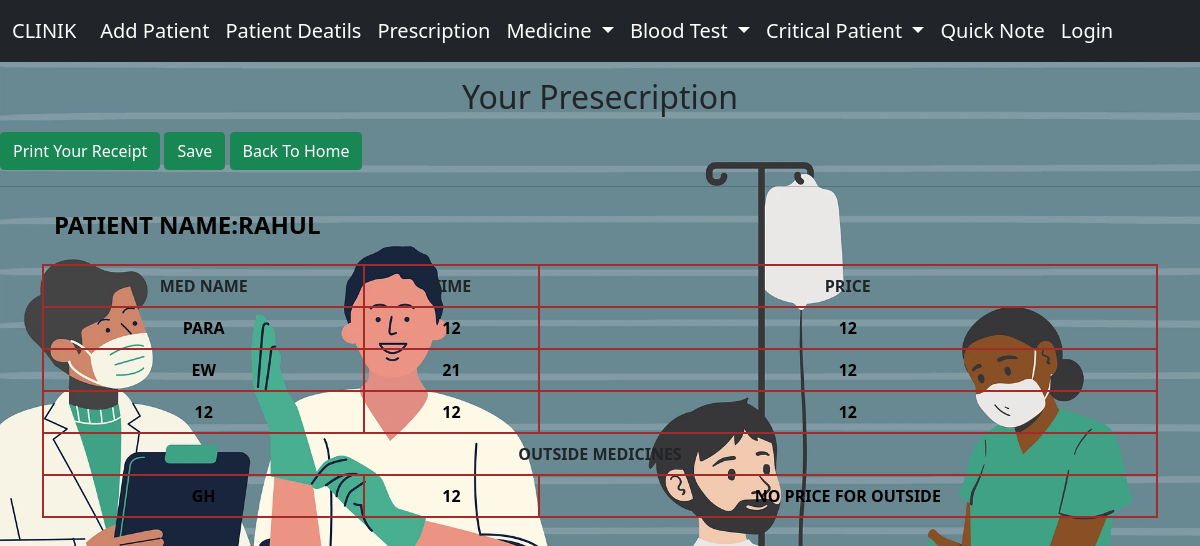
/clinik/bill/, run on the app's committed database.
### app/models.py (models this page shows, shortened)
class receipt(models.Model):
    username=models.CharField(max_length=70)
    medicinename=models.CharField(max_length=70)
    medicinetiming=models.CharField(max_length=100)
    medicineprice=models.IntegerField()

class medicineoutside(models.Model):
    username = models.CharField(max_length=30, default="no user")
    ousidemedicinename=models.CharField(max_length=20)
    ousidemedicinetime=models.CharField(max_length=20)

### app/views.py (the view)
# urls.py: path('bill/', views.billprint,name='bill'),
def billprint(request):
    bills=receipt.objects.all()
    outsideBill = medicineoutside.objects.all()
    name = bills[0].username
    return render(request,'app/prescription/bill.html',{'bills':bills,'uname':name,'outsideMed':outsideBill})

### app/templates/app/prescription/bill.html (shortened to what this page needs)
{% extends 'app/basic.html' %}
{% load static %}
{% block content%}
<h2 class="text-center p-2 mx-1 my-2">Your Presecription</h2>
<a class="btn btn-success" href="/clinik/printrecipt"> Print Your Receipt </a>
<a class="btn btn-success" href="/clinik/history">Save</a>
<a class="btn btn-success" href="/clinik/rprint">Back To Home</a>
<hr>
<div class="container my-3">
    <h4 class="text-left uname p-2 mx-1 my-2">Patient Name:{{ uname }}</h4>
    <table class="table  table-hover my-2 text-center my-3">
        <thead>
            <tr>
                <th>Med Name</th>
                <th>Time</th>
                <th>Price</th>
            </tr>
        </thead>
        <tbody>
            {% for i in bills %}
            <tr>
                <td class="td">{{i.medicinename}}</td>
                <td class="td">{{i.medicinetiming}}</td>
                <td class="td">{{i.medicineprice}}</td>
            </tr>
            {% endfor %}
            {% if outsideMed %}
            <tr><td colspan=3><strong>Outside Medicines </strong></td></tr>
            {% for i in outsideMed %}
            <tr>
                <td class="td">{{i.ousidemedicinename}}</td>
                <td class="td">{{i.ousidemedicinetime}}</td>
                <td class="td">No price for outside</td>
            </tr>
            {% endfor %}
            {% endif %}
        </tbody>
    </table>
</div>
    {% endblock content%}

### app/templates/app/prescription/bill.html (style rules this page uses)
table, td, th, tr { border: 2px solid brown; text-align: center; text-transform: uppercase; font-weight: 700; }
.td { text-transform: uppercase; color: black; font-weight: 600; }
.uname { text-transform: uppercase; font-weight: 600; color: black; }

### app/templates/app/basic.html (style rules this page uses)
.body { background-image: url('/static/app/img/hospital.png'); background-repeat: no-repeat; background-size: cover; opacity: 1; }

### data on the page
receipt: username "RAHUL", medicinename "PARA", medicinetiming "12", medicineprice "12"
receipt: medicinename "EW", medicinetiming "21", medicineprice "12"
receipt: medicinename "12", medicinetiming "12", medicineprice "12"
medicineoutside: ousidemedicinename "GH", ousidemedicinetime "12"
